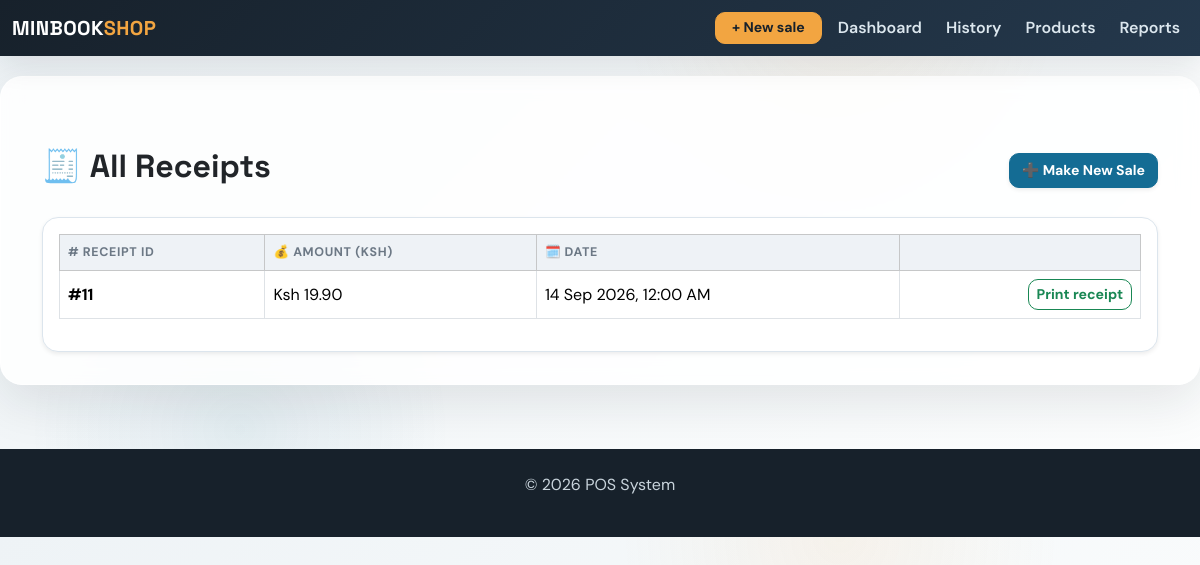
/receipts, run on an earlier commit of the app's database.
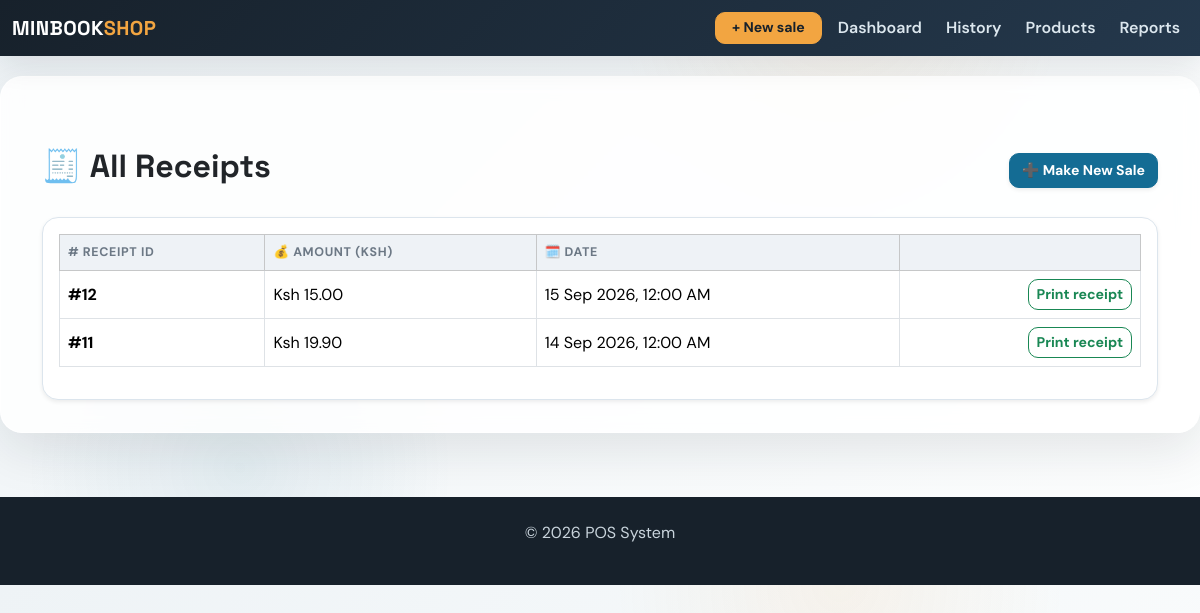
And on a later commit of the database.
### app/models.py (models this page shows, shortened)
class Sale(db.Model):
    id = db.Column(db.Integer, primary_key=True)
    amount = db.Column(db.Float, nullable=False)
    date = db.Column(db.Date, default=datetime.utcnow)
    user_id = db.Column(db.Integer, db.ForeignKey('user.id'), nullable=False)  # ForeignKey to User
    user = db.relationship('User', backref=db.backref('sales', lazy=True))  # Relationship with User
    product_id = db.Column(db.Integer, db.ForeignKey('product.id'), nullable=True)  # Legacy first product
    product = db.relationship('Product', backref=db.backref('sales', lazy=True))  # Relationship with Product
    quantity = db.Column(db.Integer, nullable=True)  # Legacy total quantity
    payment_method = db.Column(db.String(20), nullable=False, default='Cash')
    customer_name = db.Column(db.String(120), nullable=True)
    document_type = db.Column(db.String(20), nullable=False, default='receipt')
    discount = db.Column(db.Float, nullable=False, default=0.00)
    deposit = db.Column(db.Float, nullable=False, default=0.00)
    items = db.relationship('SaleItem', back_populates='sale', cascade='all, delete-orphan')

### app/routes.py (the view)
@main.route('/receipts')
def receipts():
    receipts_data = Sale.query.filter_by(document_type='receipt').order_by(Sale.id.desc()).all()
    return render_template('receipts.html', receipts=receipts_data)

### app/routes.py (called while the page is built)
@main.app_context_processor
def inject_now():
    return {'current_year': datetime.now().year}

### app/templates/receipts.html (shortened to what this page needs)
{% extends 'base.html' %}
{% block content %}
<div class="container mt-5">
    <div class="d-flex justify-content-between align-items-center mb-4">
        <h2 class="text-dark">🧾 All Receipts</h2>
        <a href="{{ url_for('main.sales') }}" class="btn btn-primary shadow-sm">➕ Make New Sale</a>
    </div>
    {% if receipts %}
    <div class="card shadow-sm rounded-4">
        <div class="card-body table-responsive">
            <table class="table table-hover table-bordered align-middle">
                <thead class="table-light">
                    <tr>
                        <th scope="col"># Receipt ID</th>
                        <th scope="col">💰 Amount (Ksh)</th>
                        <th scope="col">🗓️ Date</th>
                        <th scope="col"></th>
                    </tr>
                </thead>
                <tbody>
                    {% for receipt in receipts %}
                    <tr>
                        <td><strong>#{{ receipt.id }}</strong></td>
                        <td>Ksh {{ "{:,.2f}".format(receipt.amount) }}</td>
                        <td>{{ receipt.date.strftime('%d %b %Y, %I:%M %p') }}</td>
                        <td class="text-end"><a href="{{ url_for('main.receipt', sale_id=receipt.id) }}" class="btn btn-sm btn-outline-success" target="_blank">Print receipt</a></td>
                    </tr>
                    {% endfor %}
                </tbody>
            </table>
        </div>
    </div>
    {% else %}
    <div class="alert alert-info mt-3" role="alert">
        📭 No receipts found. Make a sale to generate receipts.
    </div>
    {% endif %}
</div>
{% endblock %}

What changed in the data, as far as the page shows it:
added Sale: id "12", amount "15.00", date "15 Sep 2026, 12:00 AM"
